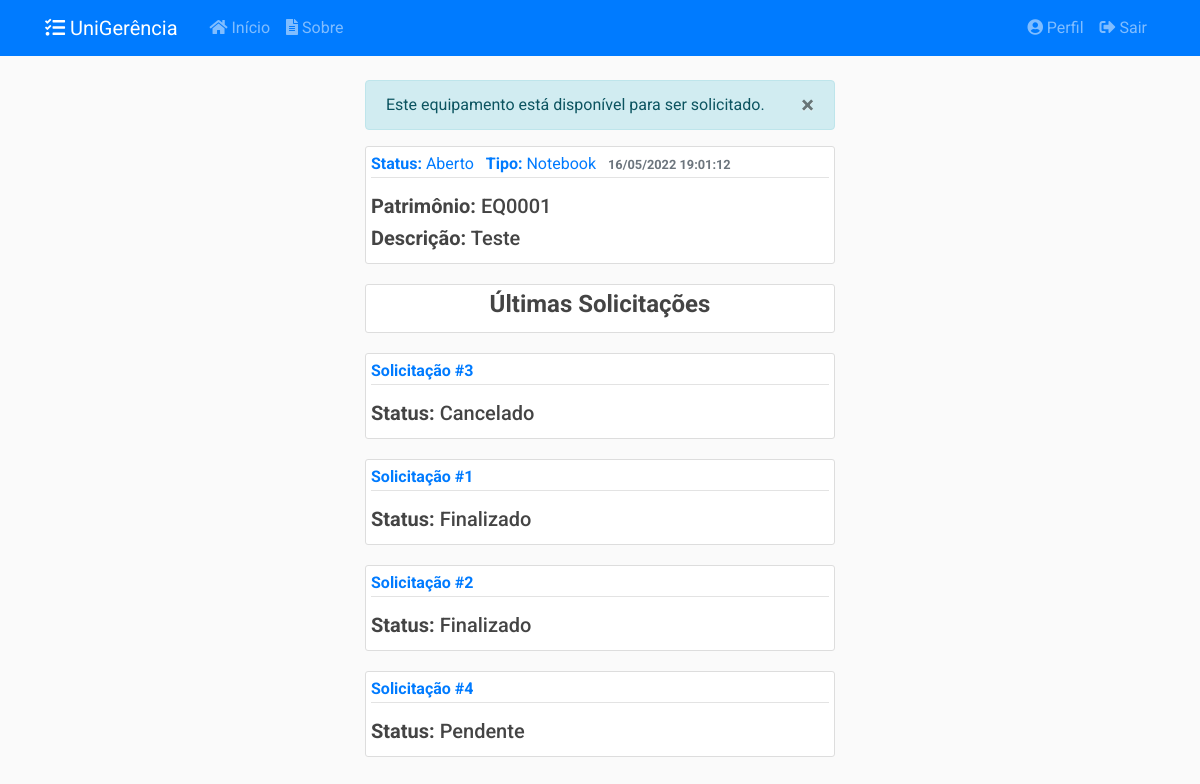
The app's page /equipamentos/1 (signed in), older data.
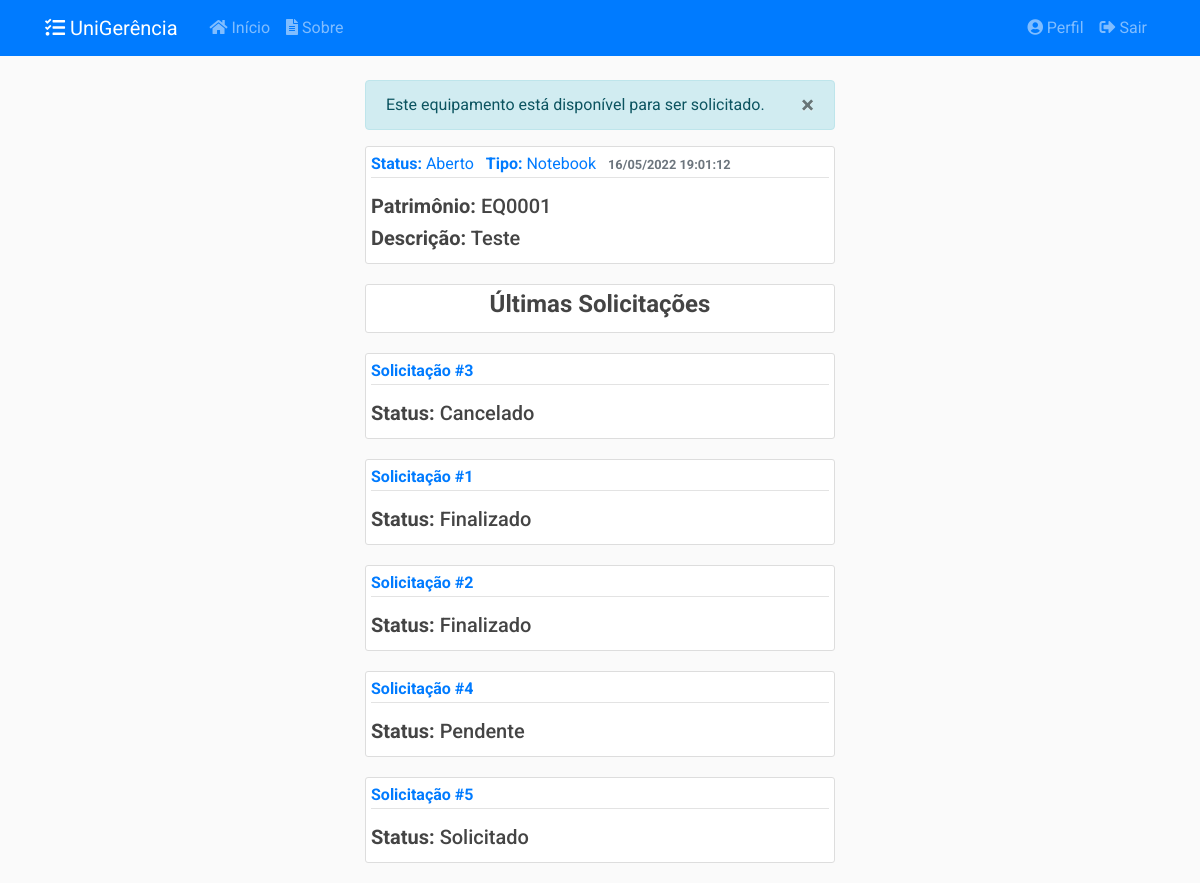
The same page, newer data.
### app/models/solicitacoes.py (models this page shows, shortened)
class Solicitacao(db.Model):
    __tablename__ = 'solicitacoes'
    __table_args__ = {'extend_existing': True}
    id = db.Column(db.Integer, primary_key=True)
    status = db.Column(db.Enum(Status), default=Status.ABERTO.name)
    data_abertura = db.Column(db.DateTime, nullable=False,
                              default=datetime.now().astimezone(fuso_horario))
    data_inicio_pref = db.Column(db.Date, nullable=False)
    data_fim_pref = db.Column(db.Date, nullable=False)
    data_retirada = db.Column(db.DateTime, nullable=True)
    data_devolucao = db.Column(db.DateTime, nullable=True)
    data_cancelamento = db.Column(db.DateTime, nullable=True)
    data_finalizacao = db.Column(db.DateTime, nullable=True)
    quantidade = db.Column(db.Integer, nullable=False, default=0)
    descricao = db.Column(db.String(20), nullable=False)
    tipo = db.Column(db.String(20), nullable=False)
    ativo = db.Column(db.Boolean, nullable=False, default=True)
    usuario_id = db.Column(db.Integer, db.ForeignKey('usuarios.id'),
                           nullable=False)
    turno_id = db.Column(db.Integer, db.ForeignKey('turnos.id'),
                           nullable=False)
    turno = db.relationship('Turno', back_populates='solicitacoes')
    __mapper_args__ = {
        'polymorphic_identity': 'SOLICITACAO',
        'polymorphic_on': tipo
    }

class SolicitacaoSala(Solicitacao):
    __tablename__ = 'solicitacoes_salas'
    id = db.Column(db.Integer, db.ForeignKey('solicitacoes.id'), primary_key=True)
    setor_id = db.Column(db.Integer, db.ForeignKey('setores.id'), nullable=False)
    setor = db.relationship('Setor', back_populates='solicitacoes')
    salas = db.relationship('Sala', secondary= solicitacao_s,
                                    back_populates='solicitacoes')
    __mapper_args__ = {
        'polymorphic_identity': 'SALA',
    }

class Solicitacao(db.Model):
    __tablename__ = 'solicitacoes'
    __table_args__ = {'extend_existing': True}
    id = db.Column(db.Integer, primary_key=True)
    status = db.Column(db.Enum(Status), default=Status.ABERTO.name)
    data_abertura = db.Column(db.DateTime, nullable=False,
                              default=datetime.now().astimezone(fuso_horario))
    data_inicio_pref = db.Column(db.Date, nullable=False)
    data_fim_pref = db.Column(db.Date, nullable=False)
    data_retirada = db.Column(db.DateTime, nullable=True)
    data_devolucao = db.Column(db.DateTime, nullable=True)
    data_cancelamento = db.Column(db.DateTime, nullable=True)
    data_finalizacao = db.Column(db.DateTime, nullable=True)
    quantidade = db.Column(db.Integer, nullable=False, default=0)
    descricao = db.Column(db.String(20), nullable=False)
    tipo = db.Column(db.String(20), nullable=False)
    ativo = db.Column(db.Boolean, nullable=False, default=True)
    usuario_id = db.Column(db.Integer, db.ForeignKey('usuarios.id'),
                           nullable=False)
    turno_id = db.Column(db.Integer, db.ForeignKey('turnos.id'),
                           nullable=False)
    turno = db.relationship('Turno', back_populates='solicitacoes')
    __mapper_args__ = {
        'polymorphic_identity': 'SOLICITACAO',
        'polymorphic_on': tipo
    }

class SolicitacaoEquipamento(Solicitacao):
    __tablename__ = 'solicitacoes_equipamentos'
    id = db.Column(db.Integer, db.ForeignKey('solicitacoes.id'), primary_key=True)
    tipo_eqp_id = db.Column(db.Integer, db.ForeignKey('tipos_equipamento.id'),
                           nullable=True)
    equipamentos = db.relationship('Equipamento', secondary=solicitacao_e,
                                   back_populates='solicitacoes')
    tipo_eqp = db.relationship('TipoEquipamento', back_populates='solicitacoes')
    __mapper_args__ = {
        'polymorphic_identity': 'EQUIPAMENTO'
    }

### app/controllers/equipamentos.py (the view)
@equipamentos.route("/<int:eqp_id>")
@login_required
@admin_required
def equipamento(eqp_id):
    equipamento = Equipamento.query.filter_by(
        id=eqp_id).filter_by(ativo=True).first_or_404()
    solicitacoes = Solicitacao.query.filter(
        SolicitacaoEquipamento.equipamentos.contains(equipamento)).filter_by(
        ativo=True).order_by(SolicitacaoEquipamento.id.desc()).limit(5)
    return render_template('equipamentos/equipamento.html',
                           title=equipamento, equipamento=equipamento,
                           solicitacoes=solicitacoes)

### app/models/equipamentos.py (called while the page is built)
    def __repr__(self):
        return f"{self.patrimonio} - {self.descricao}"

### app/models/usuarios.py (called while the page is built)
@login_manager.user_loader
def load_user(user_id):
    return Usuario.query.get(int(user_id))

### app/utils.py (called while the page is built)
def admin_required(f):
    @wraps(f)
    def wrap(*args, **kwargs):
        if current_user.tipo.name == 'ADMIN':
            return f(*args, **kwargs)
        else:
            flash('Você não tem autorização para acessar esta página.', 'danger')
        return redirect(url_for('principal.inicio'))
    return wrap

### app/templates/equipamentos/equipamento.html (shortened to what this page needs)
{% extends "layout.html" %}
{% block conteudo %}
{% if equipamento.status.name != 'PENDENTE' %}
<div class="alert alert-info" role="alert" id="alert-message">
    <button type="button" class="close" data-dismiss="alert">
    <span>&times;</span>
    </button>
    {% if equipamento.status.name == 'ABERTO' %}
    Este equipamento está disponível para ser solicitado.
    {% elif equipamento.status.name == 'EMUSO' %}
    Este equipamento está em uso.
    {% elif equipamento.status.name == 'DESABILITADO' or equipamento.status.name == 'EMMANUTENCAO' %}
    Este equipamento está indisponível para ser solicitado.
    {% endif %}
</div>
{% endif %}
<article class="media content-section">
    <div class="media-body">
        <div class="article-metadata mb-3">
            <a class="mr-2" href="#"><strong>Status:</strong> {{ equipamento.status.value }}</a>
            <a class="mr-2" href="#"><strong>Tipo:</strong> {{ equipamento.tipo_eqp.nome }}</a>
            <small class="text-muted"><strong>{{ equipamento.data_cadastro.strftime('%d/%m/%Y %H:%M:%S') }}</strong></small>
        </div>
        <h5 class="article-title"><strong>Patrimônio:</strong> {{ equipamento.patrimonio }}</h5>
        <h5 class="article-content"><strong>Descrição:</strong> {{ equipamento.descricao }}</h5>
    </div>
</article>
<article class="media content-section">
    <div class="media-body">
        <h4 class="article-content text-center"><strong>Últimas Solicitações</strong></h4>
    </div>
</article>
{% for solicitacao in solicitacoes %}
<article class="media content-section">
    <div class="media-body">
        <div class="article-metadata mb-3">
            <a class="mr-2" href="{{ url_for('solicitacoes.solicitacao', solicitacao_id=solicitacao.id )}}"><strong>Solicitação #{{ solicitacao.id }}</strong></a>
        </div>
        <h5 class="article-content"><strong>Status:</strong> {{ solicitacao.status.value }}</h5>
    </div>
</article>
{% endfor %}
{% endblock conteudo %}

Row changes from the older to the newer data that the page shows:
added SolicitacaoSala: id "5", status.value "Solicitado"
